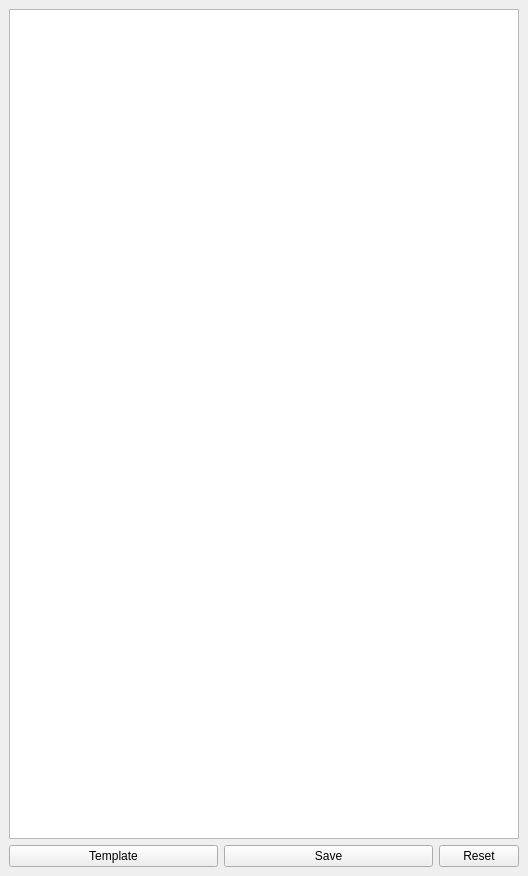
<?xml version="1.0" encoding="UTF-8"?>
<ui version="4.0">
 <class>MainWindow</class>
 <widget class="QMainWindow" name="MainWindow">
  <property name="geometry">
   <rect>
    <x>0</x>
    <y>0</y>
    <width>528</width>
    <height>876</height>
   </rect>
  </property>
  <property name="windowTitle">
   <string>MainWindow</string>
  </property>
  <widget class="QWidget" name="centralwidget">
   <layout class="QGridLayout" name="gridLayout">
    <item row="1" column="0">
     <widget class="QPushButton" name="TemplateB">
      <property name="sizePolicy">
       <sizepolicy hsizetype="Minimum" vsizetype="Fixed">
        <horstretch>10</horstretch>
        <verstretch>0</verstretch>
       </sizepolicy>
      </property>
      <property name="text">
       <string>Template</string>
      </property>
     </widget>
    </item>
    <item row="1" column="2">
     <widget class="QPushButton" name="ResetB">
      <property name="text">
       <string>Reset</string>
      </property>
     </widget>
    </item>
    <item row="1" column="1">
     <widget class="QPushButton" name="SaveB">
      <property name="sizePolicy">
       <sizepolicy hsizetype="Minimum" vsizetype="Fixed">
        <horstretch>10</horstretch>
        <verstretch>0</verstretch>
       </sizepolicy>
      </property>
      <property name="text">
       <string>Save</string>
      </property>
     </widget>
    </item>
    <item row="0" column="0" colspan="3">
     <widget class="QTextEdit" name="textEdit"/>
    </item>
   </layout>
  </widget>
 </widget>
 <resources/>
 <connections/>
</ui>
